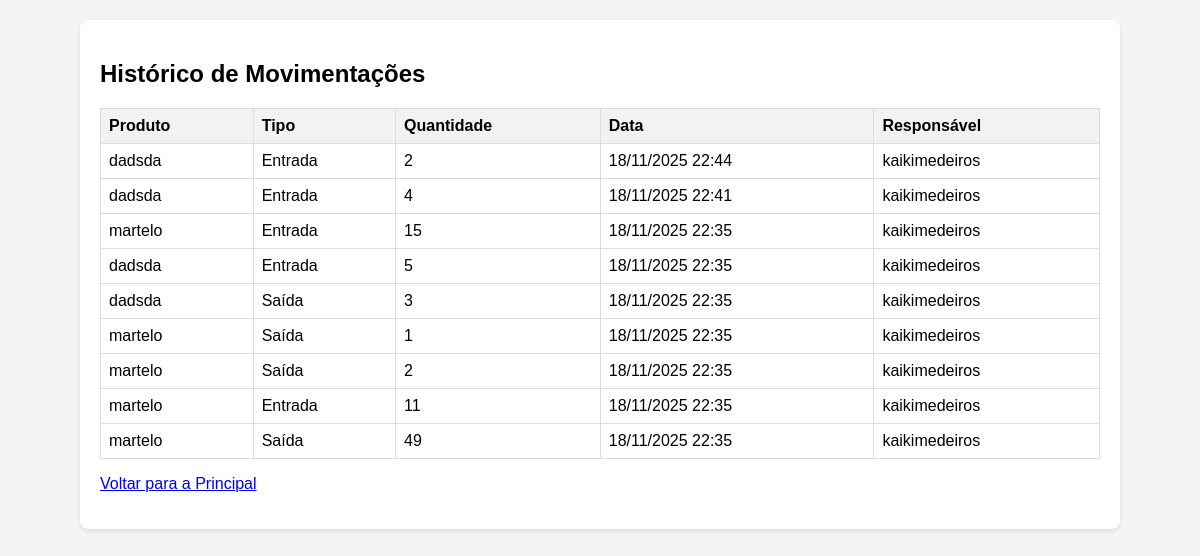
/produtos/historico/ (signed in), run on the app's committed database.
### produtos/models.py (models this page shows, shortened)
class MovimentacaoEstoque(models.Model):
    TIPO_MOVIMENTACAO = (
        ('E', 'Entrada'),
        ('S', 'Saída'),
    )
    produto = models.ForeignKey(Produto, on_delete=models.CASCADE)
    quantidade = models.PositiveIntegerField()
    tipo = models.CharField(max_length=1, choices=TIPO_MOVIMENTACAO)
    data = models.DateTimeField(auto_now_add=True) # Registra data/hora automaticamente
    responsavel = models.ForeignKey(User, on_delete=models.SET_NULL, null=True)

class Produto(models.Model):
    nome = models.CharField(max_length=100, unique=True)
    descricao = models.TextField(blank=True, null=True, help_text="Detalhes, variações, material, etc.")
    quantidade_estoque = models.PositiveIntegerField(default=0)
    estoque_minimo = models.PositiveIntegerField(default=10)
    especificacoes = models.TextField(blank=True, null=True, help_text="Ex: Ponta imantada, cabo isolante, material da cabeça...")

### produtos/views.py (the view)
# urls.py: path('historico/', views.lista_movimentacoes, name='lista_movimentacoes'),
@login_required
def lista_movimentacoes(request):
    movimentacoes = MovimentacaoEstoque.objects.select_related('responsavel', 'produto').order_by('-data')
    context = {
        'movimentacoes': movimentacoes
    }
    return render(request, 'lista_movimentacoes.html', context)

### templates/lista_movimentacoes.html (shortened to what this page needs)
{% extends 'base.html' %}
{% block content %}
    <h2>Histórico de Movimentações</h2>
    <table>
        <thead>
            <tr>
                <th>Produto</th>
                <th>Tipo</th>
                <th>Quantidade</th>
                <th>Data</th>
                <th>Responsável</th>
            </tr>
        </thead>
        <tbody>
            {% for mov in movimentacoes %}
            <tr>
                <td>{{ mov.produto.nome }}</td>
                <td>{{ mov.get_tipo_display }}</td>
                <td>{{ mov.quantidade }}</td>
                <td>{{ mov.data|date:"d/m/Y H:i" }}</td>
                <td>
                    {% if mov.responsavel %}
                        {{ mov.responsavel.username }}
                    {% else %}
                        Usuário Removido
                    {% endif %}
                </td>
            </tr>
            {% endfor %}
        </tbody>
    </table>
    <p><a href="{% url 'principal' %}">Voltar para a Principal</a></p>
{% endblock %}

### templates/base.html (shortened to what this page needs)
<!DOCTYPE html>
<html lang="pt-br">
<head>
</head>
<body>
    <div class="container">
        {% block content %}
        {% endblock %}
    </div>
</body>
</html>

### templates/base.html (style rules this page uses)
body { font-family: Arial, sans-serif; margin: 20px; background-color: #f4f4f4; }
.container { max-width: 1000px; margin: auto; background-color: white; padding: 20px; border-radius: 8px; box-shadow: 0 2px 5px rgba(0,0,0,0.1); }
table { width: 100%; border-collapse: collapse; margin-top: 20px; }
th, td { border: 1px solid #ddd; padding: 8px; text-align: left; }
th { background-color: #f2f2f2; }

### data on the page
MovimentacaoEstoque: produto.nome "dadsda", tipo "Entrada", quantidade "2", data "18/11/2025 22:44", responsavel.username "kaikimedeiros"
MovimentacaoEstoque: produto.nome "dadsda", tipo "Entrada", quantidade "4", data "18/11/2025 22:41", responsavel.username "kaikimedeiros"
MovimentacaoEstoque: produto.nome "martelo", tipo "Entrada", quantidade "15", data "18/11/2025 22:35", responsavel.username "kaikimedeiros"
MovimentacaoEstoque: produto.nome "dadsda", tipo "Entrada", quantidade "5", data "18/11/2025 22:35", responsavel.username "kaikimedeiros"
MovimentacaoEstoque: produto.nome "dadsda", tipo "Saída", quantidade "3", data "18/11/2025 22:35", responsavel.username "kaikimedeiros"
MovimentacaoEstoque: produto.nome "martelo", tipo "Saída", quantidade "1", data "18/11/2025 22:35", responsavel.username "kaikimedeiros"
MovimentacaoEstoque: produto.nome "martelo", tipo "Saída", quantidade "2", data "18/11/2025 22:35", responsavel.username "kaikimedeiros"
MovimentacaoEstoque: produto.nome "martelo", tipo "Entrada", quantidade "11", data "18/11/2025 22:35", responsavel.username "kaikimedeiros"
MovimentacaoEstoque: produto.nome "martelo", tipo "Saída", quantidade "49", data "18/11/2025 22:35", responsavel.username "kaikimedeiros"
